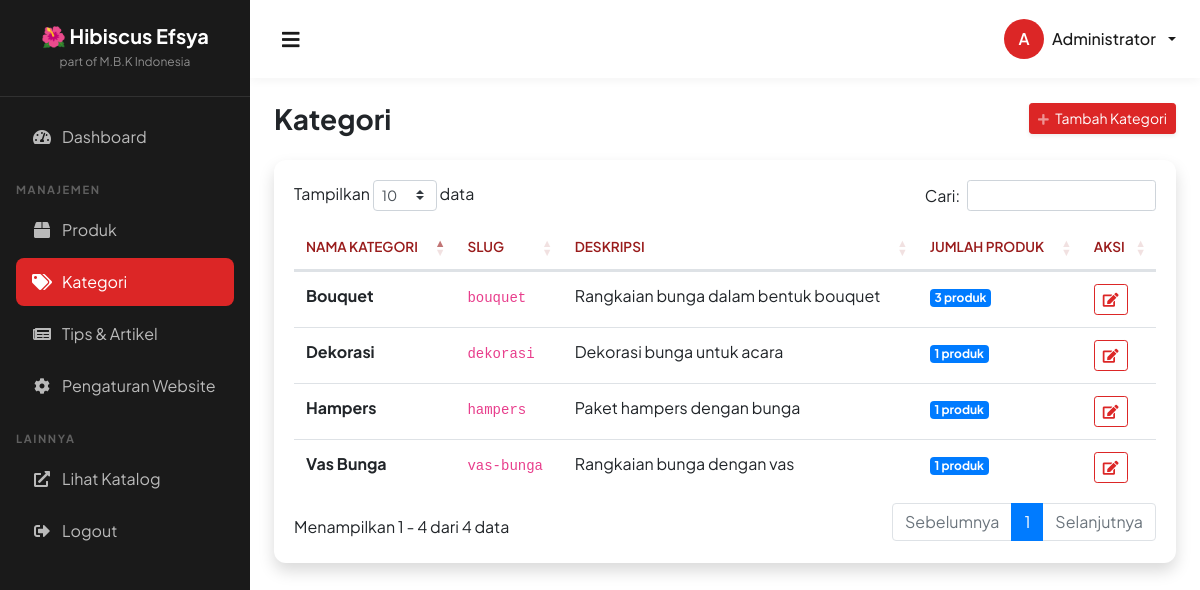
The app's page /categories/index.php (signed in), older data.
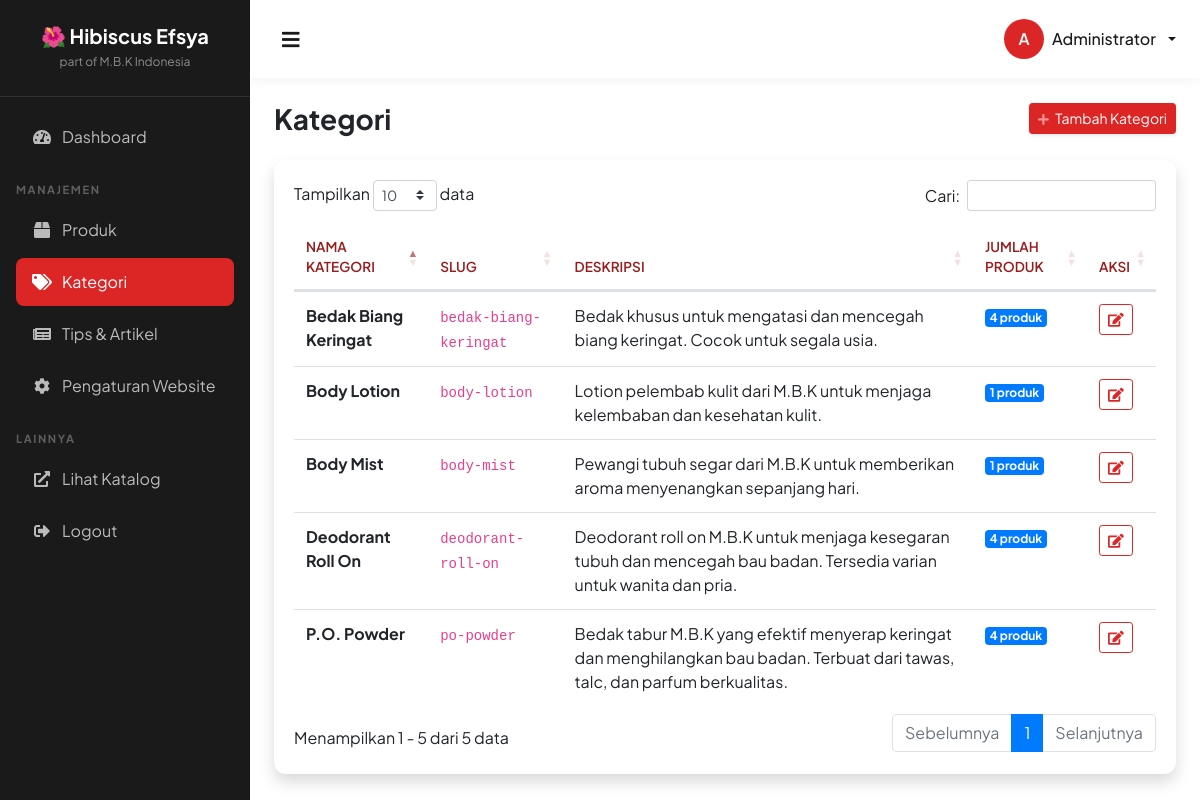
The same page, newer data.
### tables this page shows
CREATE TABLE IF NOT EXISTS categories (
    id INT AUTO_INCREMENT PRIMARY KEY,
    name VARCHAR(100) NOT NULL,
    slug VARCHAR(100) NOT NULL UNIQUE,
    description TEXT,
    created_at TIMESTAMP DEFAULT CURRENT_TIMESTAMP,
    updated_at TIMESTAMP DEFAULT CURRENT_TIMESTAMP ON UPDATE CURRENT_TIMESTAMP
);

### config/database.php (called while the page is built, shortened)
<?php
class Database
{
    private static $instance = null;
    private $connection;
    private function __construct()
    {
        try {
            $dsn = "mysql:host=" . DB_HOST . ";dbname=" . DB_NAME . ";charset=" . DB_CHARSET;
            $options = [
                PDO::ATTR_ERRMODE => PDO::ERRMODE_EXCEPTION,
                PDO::ATTR_DEFAULT_FETCH_MODE => PDO::FETCH_ASSOC,
                PDO::ATTR_EMULATE_PREPARES => false,
            ];
            $this->connection = new PDO($dsn, DB_USER, DB_PASS, $options);
        } catch (PDOException $e) {
            die("Database connection failed: " . $e->getMessage());
        }
    }
    public static function getInstance()
    {
        if (self::$instance === null) {
            self::$instance = new self();
        }
        return self::$instance;
    }
    public function getConnection()
    {
        return $this->connection;
    }
}
function db()
{
    return Database::getInstance()->getConnection();
}

### config/config.php (called while the page is built, shortened)
<?php
require_once __DIR__ . '/database.php';
function sanitize($input) {
    return htmlspecialchars(trim($input), ENT_QUOTES, 'UTF-8');
}

### categories/index.php (the view, shortened to what this page needs)
<?php
require_once __DIR__ . '/../config/config.php';
$categories = db()->query("
    SELECT c.*, COUNT(p.id) as product_count
    FROM categories c
    LEFT JOIN products p ON c.id = p.category_id
    GROUP BY c.id
    ORDER BY c.name
")->fetchAll();
include __DIR__ . '/../includes/header.php';
?>
<div class="d-sm-flex align-items-center justify-content-between mb-4">
    <h1 class="h3 mb-0 text-gray-800">Kategori</h1>
    <button class="btn btn-primary btn-sm shadow-sm" data-toggle="modal" data-target="#categoryModal">
        <i class="fas fa-plus fa-sm text-white-50 mr-1"></i> Tambah Kategori
    </button>
</div>
<div class="card shadow mb-4">
    <div class="card-body">
        <div class="table-responsive">
            <table class="table table-hover" id="dataTable" width="100%" cellspacing="0">
                <thead>
                    <tr>
                        <th>Nama Kategori</th>
                        <th>Slug</th>
                        <th>Deskripsi</th>
                        <th>Jumlah Produk</th>
                        <th>Aksi</th>
                    </tr>
                </thead>
                <tbody>
                    <?php foreach ($categories as $category): ?>
                        <tr>
                            <td><strong><?php echo sanitize($category['name']); ?></strong></td>
                            <td><code><?php echo sanitize($category['slug']); ?></code></td>
                            <td><?php echo sanitize($category['description']) ?: '-'; ?></td>
                            <td><span class="badge badge-primary"><?php echo $category['product_count']; ?> produk</span>
                            </td>
                            <td>
                                <button type="button" class="btn btn-sm btn-outline-primary"
                                    onclick="editCategory(<?php echo htmlspecialchars(json_encode($category)); ?>)">
                                    <i class="fas fa-edit"></i>
                                </button>
                            </td>
                        </tr>
                    <?php endforeach; ?>
                </tbody>
            </table>
        </div>
    </div>
</div>
<?php include __DIR__ . '/../includes/footer.php'; ?>

Row changes from the older to the newer data that the page shows:
changed categories: name "Dekorasi" → "Bedak Biang Keringat"; slug "dekorasi" → "bedak-biang-keringat"; description "Dekorasi bunga untuk acara" → "Bedak khusus untuk mengatasi dan mencegah biang keringat. Cocok untuk segala usia."; product_count "1" → "4"
added categories: name "Body Lotion", slug "body-lotion", description "Lotion pelembab kulit dari M.B.K untuk menjaga kelembaban dan kesehatan kulit.", product_count "1"
changed categories: name "Hampers" → "Body Mist"; slug "hampers" → "body-mist"; description "Paket hampers dengan bunga" → "Pewangi tubuh segar dari M.B.K untuk memberikan aroma menyenangkan sepanjang hari."
changed categories: name "Bouquet" → "Deodorant Roll On"; slug "bouquet" → "deodorant-roll-on"; description "Rangkaian bunga dalam bentuk bouquet" → "Deodorant roll on M.B.K untuk menjaga kesegaran tubuh dan mencegah bau badan. Tersedia varian untuk wanita dan pria."; product_count "3" → "4"; moves down the list
changed categories: name "Vas Bunga" → "P.O. Powder"; slug "vas-bunga" → "po-powder"; description "Rangkaian bunga dengan vas" → "Bedak tabur M.B.K yang efektif menyerap keringat dan menghilangkan bau badan. Terbuat dari tawas, talc, dan parfum berkualitas."; product_count "1" → "4"
Text that changed along with them:
text written by a page script: "Tampilkan data Cari: Menampilkan 1 - 4 dari 4 data Sebelumnya 1 Selanjutnya" → "Tampilkan data Cari: Menampilkan 1 - 5 dari 5 data Sebelumnya 1 Selanjutnya"
